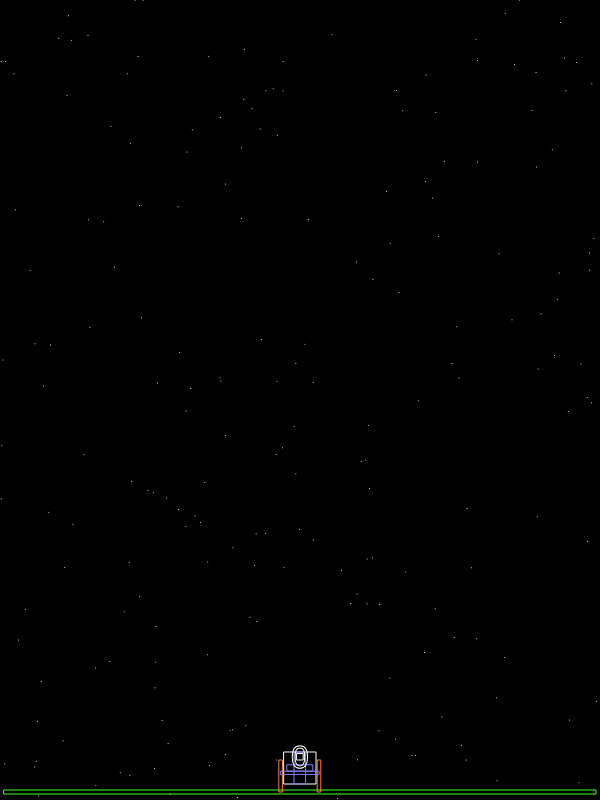
Frame 1 (no input)
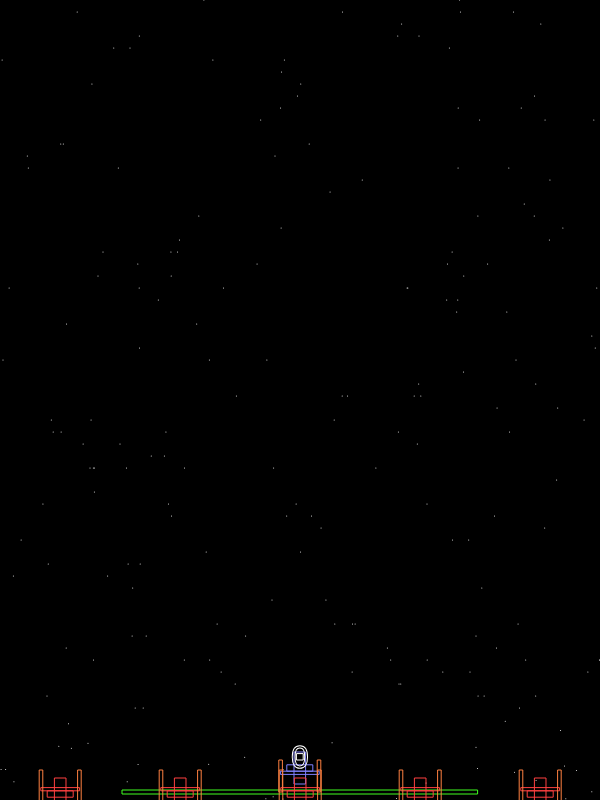
Frame 60 (no input)
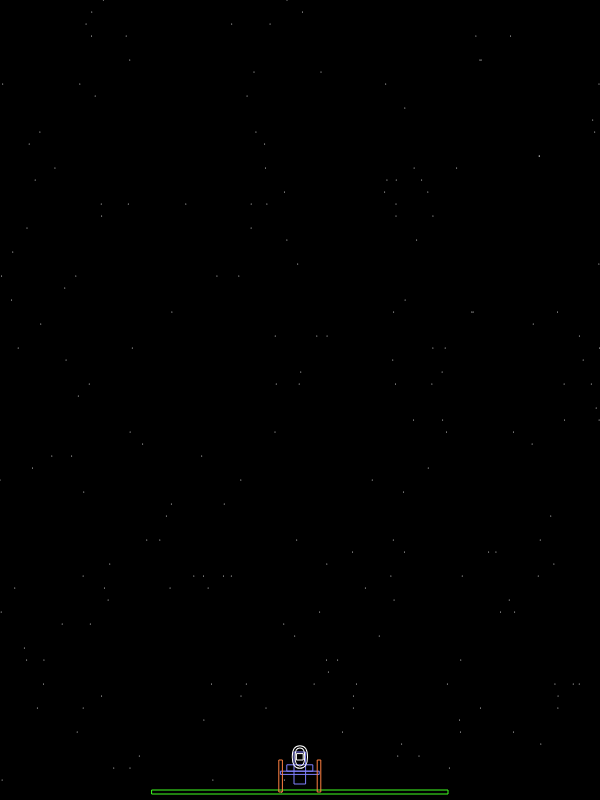
Frame 120 (the mouse pressed at the canvas centre since frame 60)

The p5.js sketch that drew these frames (run headless with seeded random() and noise() and a simulated clock; from frame 60 on, the mouse is pressed at the canvas centre):

// p5.js sketch
// ── sketch.js
'use strict';

const CANVAS_WIDTH = 600,
	  CANVAS_HEIGHT = 800;
	  
const KEY_LEFT = 37,
      KEY_RIGHT = 39,
	  KEY_UP = 38,
	  KEY_DOWN = 40,
	  KEY_SPACE = 32;

let player;
let score = 0;
let wave;
let projectiles = [];
let pickups = [];
let particles = [];
let delta = 0;
let lastMs = 0;

function setup()
{
	createCanvas(CANVAS_WIDTH, CANVAS_HEIGHT);
	frameRate(60);

	player = new Player(width / 2, height - 32, 32, 32);
	wave = new Wave().make();

	for (let i = 0; i < 200; i++)
	{
		particles.push(new Particle());
	}

	angleMode(DEGREES);
	rectMode(CENTER);
	stroke(255);
}

function draw()
{
	delta = millis() - lastMs;
	lastMs = millis();

	background(0);
	
		
	stroke(255);

	for (let i = 0; i < particles.length; i++)
	{
		particles[i].update().draw();
	}

	player.drawTimer().drawHealth().draw().update();
	wave.draw().update();

	for (let i = projectiles.length-1; i >= 0; i--)
	{
		let projectile = projectiles[i];
		projectile.draw().update();

		if (projectile.isOutOfBounds())
		{
			projectiles.splice(i, 1);
		}
	}

	for (let i = pickups.length-1; i >= 0; i--)
	{
		let pickup = pickups[i];
		pickup.draw().update();

		if (pickup.isOutOfBounds())
		{
			pickups.splice(i, 1);
		}
	}

	//score++;

	textAlign(CENTER);
	textSize(32);
	stroke(255);
	
	text(score, width/2, height-32);
}

class GameEntity
{
	constructor(spawnX, spawnY, spawnW, spawnH, spawnDir)
	{
		this.pos = createVector(spawnX || 0, spawnY || 0, 0);	
		this.dim = createVector(spawnW || 16, spawnH || 16, 0);
		this.dir = spawnDir || 0;
	}

	drawHitBox()
	{
		noFill();
		rect(this.pos.x, this.pos.y, this.dim.x, this.dim.y);
		return this;
	}

	update()
	{
		return this;
	}

	isOutOfBounds()
	{
		return ( this.pos.x < 0 - this.dim.x/2 || 
		         this.pos.x > width + this.dim.x/2 ||
		         this.pos.y < 0 - this.dim.y/2 ||
		         this.pos.y > height + this.dim.y/2 );
	}

	collidesWith(other)
	{
		return !( this.pos.x + this.dim.x/2 < other.pos.x - other.dim.x/2 ||
		          this.pos.x - this.dim.x/2 > other.pos.x + other.dim.x/2 ||
		          this.pos.y + this.dim.y/2 < other.pos.y - other.dim.y/2 ||
		          this.pos.y - this.dim.y/2 > other.pos.y + other.dim.y/2 );
	}
}

class Player extends GameEntity
{
	constructor(x, y, w, h, d)
	{
		super(x, y, w, h, d);
		this.interval = 12;
		this.timer = 1000;
		this.health = this.maxHealth = 100;
	}

	shoot()
	{
		let p = [new PlayerProjectile(this.pos.x - 24, this.pos.y), new PlayerProjectile(this.pos.x + 24, this.pos.y)];
		projectiles.push(p[0], p[1]);
		return p;
	}

	drawTimer() {
		noFill();
		rect(this.pos.x, this.pos.y, this.timer/1000*this.dim.x, this.timer/1000*this.dim.y);
		return this;
	}

	drawHealth() {
		noFill();
		stroke(64, 255, 32);
		rect(width/2, height-8, (width-8)/this.maxHealth*this.health, 4);
		return this;
	}

	update()
	{
		if (this.timer > 0)
		{
			this.timer -= 1000/this.interval;
		}
		else if (keyIsDown(KEY_SPACE))
		{
			this.shoot();
			this.timer = 1000;
		}
		else
		{
			this.timer = 0;
		}

		if (keyIsDown(KEY_LEFT))
		{
			this.pos.x -= 12;
		}

		if (keyIsDown(KEY_RIGHT))
		{
			this.pos.x += 12;
		}

		if (keyIsDown(KEY_UP) && this.pos.y > height/2)
		{
			this.pos.y -= 12;
		}

		if (keyIsDown(KEY_DOWN) && this.pos.y < height-this.dim.y)
		{
			this.pos.y += 12;
		}
		
		if (this.pos.x < -this.dim.x/2)
		{
			this.pos.x = width + this.dim.x/2;
		}

		if (this.pos.x > width + this.dim.x/2)
		{
			this.pos.x = -this.dim.x/2;
		}

		for (let i = pickups.length-1; i >=0; i--)
		{
			if (this.collidesWith(pickups[i]))
			{				
				this.health += 10;
				pickups.splice(i, 1);
			}
		}

		for (let i = wave.entities.length-1; i >=0; i--)
		{
			if (this.collidesWith(wave.entities[i]))
			{
				this.health -= 10;
			}
		}

		if (this.health > this.maxHealth)
		{
			score += this.health - this.maxHealth;
			this.health = this.maxHealth;
		}
		if (this.health < 0)
		{
			this.health = 0;
		}

		return this;
	}

	draw()
	{
		noFill();
		
		// hull
		stroke(128, 128, 255);
		rect(this.pos.x, this.pos.y, this.dim.x * 0.35, this.dim.y);

		// wings
		rect(this.pos.x, this.pos.y, this.dim.x * 0.8, this.dim.y * 0.2);
		rect(this.pos.x, this.pos.y + this.dim.y * 0.15, this.dim.x * 1.2, this.dim.y * 0.1);
		
		// engines
		stroke(255, 128, 64);
		rect(this.pos.x - this.dim.x * 0.6, this.pos.y + this.dim.y * 0.25, this.dim.x * 0.1, this.dim.y);
		rect(this.pos.x + this.dim.x * 0.6, this.pos.y + this.dim.y * 0.25, this.dim.x * 0.1, this.dim.y);
		
		// cockpit
		stroke(255);
		rect(this.pos.x, this.pos.y - this.dim.y * 0.35, this.dim.x * 0.2, this.dim.y * 0.2);

		return this;
	}
}

class PlayerProjectile extends GameEntity
{
	update()
	{
		this.pos.y -= 24;
		return this;
	}

	draw()
	{
		stroke(255, 0, 0);
		noFill();
		rect(this.pos.x, this.pos.y, this.dim.x * 0.75, this.dim.y * 0.75);
		stroke(255, 128, 0);
		rect(this.pos.x + random(-4, 4), this.pos.y + 18, this.dim.x * 0.5, this.dim.y * 0.5);
		stroke(255, 255, 128);
		rect(this.pos.x + random(-4, 4), this.pos.y + 32, this.dim.x * 0.25, this.dim.y * 0.25);
		return this;
	}
}

class Pickupable extends GameEntity
{
	constructor(x, y, w, h, d)
	{
		super(x, y, w, h, d);
	}

	draw()
	{
		stroke(0, 255, 0);
		rect(this.pos.x, this.pos.y, this.dim.x, this.dim.y);
		rect(this.pos.x, this.pos.y, this.dim.x * 0.6, this.dim.y * 0.2);
		rect(this.pos.x, this.pos.y, this.dim.x * 0.2, this.dim.y * 0.6);
		return this;
	}

	update()
	{
		this.pos.y += 4;
	}
}

class Enemy extends GameEntity
{
	constructor(x, y, w, h, d)
	{
		super(x, y, w, h, d);
		this.speed = 10;
		this.dead = false;
		this.worth = 10;
	}

	update()
	{
		this.pos.y += this.speed;

		if (this.pos.y > height)
		{
			this.dead = true;
			
		}

		for (let i = projectiles.length-1; i >=0; i--)
		{
			if (this.collidesWith(projectiles[i]))
			{
				score += this.worth;
				this.dead = true;
				pickups.push(new Pickupable(this.pos.x, this.pos.y));
			}
		}
		return this;
	}

	draw()
	{
		push();
		translate(this.pos.x, this.pos.y);
		rotate(this.dir);
		noFill();
		
		// hull
		stroke(255, 64, 64);
		rect(0, 0, this.dim.x * 0.35, this.dim.y);

		// wings
		rect(0, 0, this.dim.x * 0.8, this.dim.y * 0.2);
		rect(0, this.dim.y * 0.15, this.dim.x * 1.2, this.dim.y * 0.1);
		
		// engines
		stroke(255, 128, 64);
		rect(-this.dim.x * 0.6, this.dim.y * 0.25, this.dim.x * 0.1, this.dim.y);
		rect(this.dim.x * 0.6, this.dim.y * 0.25, this.dim.x * 0.1, this.dim.y);
		
		// cockpit
		stroke(255);
		rect(0, -this.dim.y * 0.35, this.dim.x * 0.2, this.dim.y * 0.2);

		pop();

		return this;
	}
}

class Wave
{
	constructor()
	{
		this.entities = [];
		this.interval = 150;
		this.timer = 1000;	
	}

	make()
	{
		let amount = floor(random(1, 7)), spaces = amount * 2;

		for (let i = 1; i < spaces; i+=2)
		{
			this.entities.push(new Enemy(width/spaces*i, -32, 32, 32, 180));
		}

		return this;
	}

	update()
	{
		if (this.timer > 0)
		{
			this.timer -= 1000/this.interval;
		}
		else
		{
			this.make();
			this.timer = 1000;
			this.interval = random(100, 400);
		}
		
		for (let i = this.entities.length-1; i >= 0; i--)
		{
			if (this.entities[i].dead)
				this.entities.splice(i, 1);
			else
				this.entities[i].update().pos.add(createVector(0, 4, 0));		
		}
		return this;
	}

	draw()
	{
		for (let i = 0; i < this.entities.length; i++)
		{
			this.entities[i].draw();
		}
		return this;
	}

	drawHitBoxes()
	{
		for (let i = 0; i < this.entities.length; i++)
		{
			this.entities[i].drawHitBox();
		}
		return this;
	}

	clean()
	{
		this.entities = [];
		return this();
	}
}

class Particle
{
	constructor()
	{
		this.x = random(width);
		this.y = random(height);
	}

	update()
	{
		this.y += 12;
		this.x %= width;
		if (this.y > height)
		{
			this.x = random(width);
			this.y = 0;
		}
		return this;
	}

	draw()
	{
		point(this.x, this.y);
	}
}
// ── style.css
html, body {
	height: 100%;
	background-color: #0f0f0f;
}

body {
    margin: 0;
    display: flex;

    justify-content: center;
    align-items: center;
}
